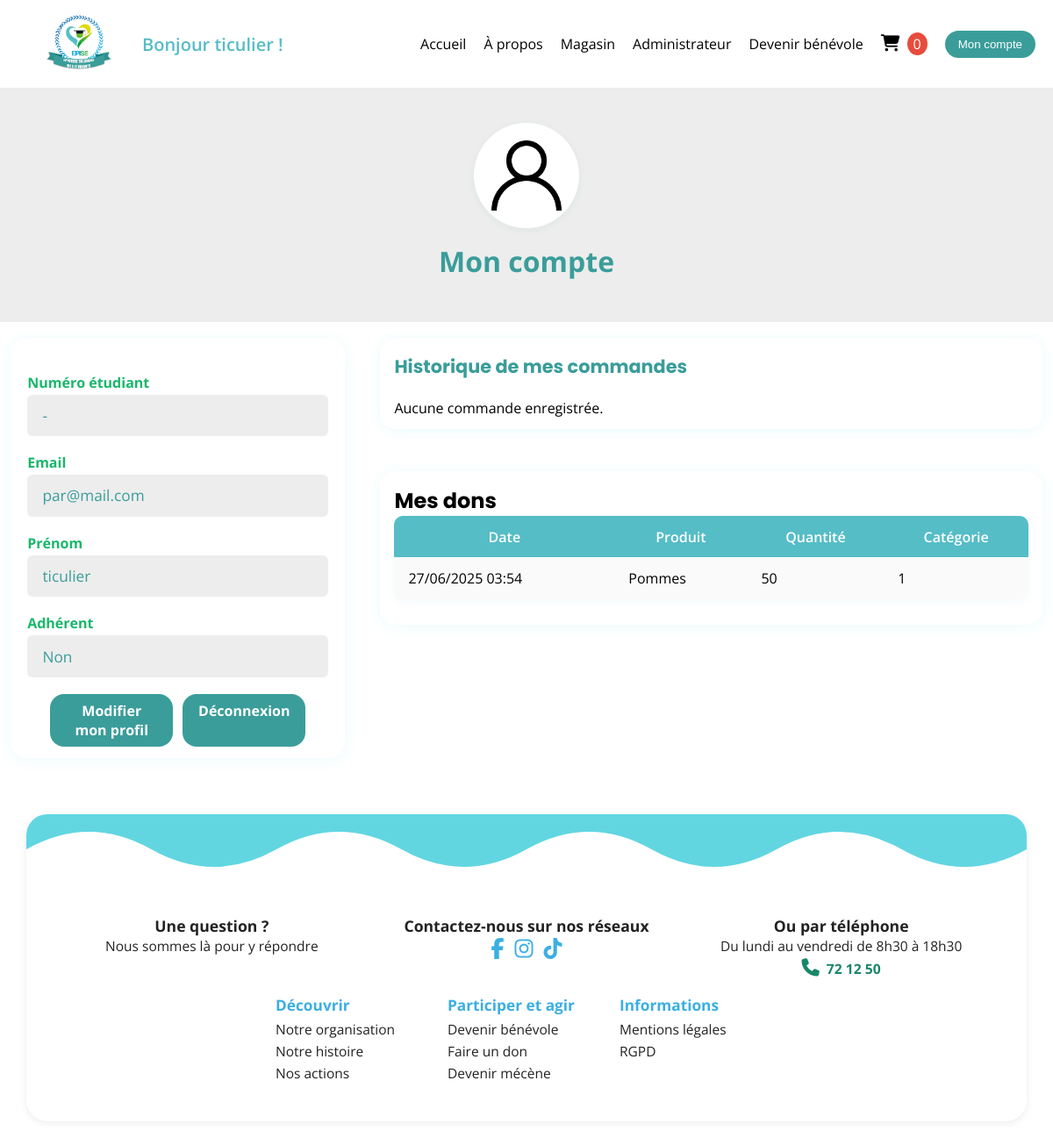
/users/account (signed in), run on the app's committed database.
### tables this page shows
CREATE TABLE IF NOT EXISTS `dons` (
  `id` int NOT NULL AUTO_INCREMENT,
  `user_id` int NOT NULL,
  `categorie_id` int NOT NULL,
  `produit` varchar(255) NOT NULL,
  `quantite` int NOT NULL,
  `photo` varchar(255) DEFAULT NULL,
  `date_disponible` date NOT NULL,
  `lieu` varchar(255) NOT NULL,
  `date_don` datetime NOT NULL,
  `valide` tinyint(1) DEFAULT '0',
  PRIMARY KEY (`id`),
  KEY `categorie_id` (`categorie_id`),
  KEY `user_id` (`user_id`)
);

### app/Controller.php (called while the page is built, shortened)
<?php
    abstract class Controller {
         public function render(string $fichier, array $data = []){
            extract($data);
            require_once(ROOT.'views/'.explode("\\",strtolower(get_class($this)))[1].'/'.$fichier.'.php');
            require_once(ROOT.'views/layout/default.php');
        }
    }
?>

### controllers/Users.php (called while the page is built, shortened)
<?php
class Users extends \app\Controller {
    public function account($api = false): void {
        $user = $_SESSION['user'];
        $userId = $user['id'];
        $dons = $this->Dons->getByUserId($userId);
        $this->render('account', compact('user', 'reservations', 'dons'));
    }
}
?>

### app/Database.php (called while the page is built, shortened)
<?php
class Database {
    private static ?Database $instance = null;
    static private \mysqli $_connexion;
    private function __construct() {
        self::$_connexion = new \mysqli("localhost", "root", "", "sae401_epise");
        self::$_connexion->set_charset("utf8");
    }
    public static function getInstance(): Database {
        if (self::$instance === null) {
            self::$instance = new Database();
        }
        return self::$instance;
    }
    public static function getConnection(): \mysqli {
        return self::$_connexion;
    }
}

### app/Model.php (called while the page is built, shortened)
<?php
    require_once __DIR__ . '/Database.php';
    abstract class Model {
        public function getConnection(): \mysqli {
            $this->_connexion = Database::getInstance()->getConnection();
            return $this->_connexion;
        }
    }
?>

### models/Dons.php (called while the page is built, shortened)
<?php
class Dons extends \app\Model implements ModelInterface {
    public function getByUserId($userId) {
        $sql = "SELECT * FROM dons WHERE user_id = ? ORDER BY date_don DESC";
        $stmt = $this->getConnection()->prepare($sql);
        $stmt->bind_param("i", $userId);
        $stmt->execute();
        $result = $stmt->get_result();
        return $result->fetch_all(MYSQLI_ASSOC);
    }
}

### views/users/account.php (the view)
<link rel="stylesheet" href="/css/users/account.css">
<div class="account-hero">
    <div class="account-avatar">
        <img src="/images/user.png" alt="Avatar">
    </div>
    <div class="account-title">Mon compte</div>
</div>
<div class="account-main">
    <div class="account-info-block">
        <div class="account-info">
            <label>Numéro étudiant</label>
            <div class="info-value"><?= htmlspecialchars($user['numero_etudiant'] ?? '-') ?></div>
            <label>Email</label>
            <div class="info-value"><?= htmlspecialchars($user['email'] ?? '-') ?></div>
            <label>Prénom</label>
            <div class="info-value"><?= htmlspecialchars($user['prenom'] ?? '-') ?></div>
            <label>Adhérent</label>
            <div class="info-value"><?= !empty($user['adherent']) ? 'Oui' : 'Non' ?></div>
        </div>
        <div class="account-btns-row">
            <a href="/users/edit" class="btn-compte btn-small">Modifier mon profil</a>
            <a href="/users/logout" class="btn-compte btn-small">Déconnexion</a>
        </div>
    </div>
    <div class="account-historiques">
        <div class="account-section account-orders-block" style="width:100%; max-width:1100px; margin:0 auto;">
            <h2>Historique de mes commandes</h2>
            <?php if (!empty($reservations)): ?>
                <table class="account-orders" style="width:100%;">
                    <thead>
                        <tr>
                            <th>Date</th>
                            <th>Produits</th>
                            <th>Statut</th>
                        </tr>
                    </thead>
                    <tbody>
                        <?php foreach ($reservations as $res): ?>
                            <tr>
                                <td><?= htmlspecialchars(date('d/m/Y H:i', strtotime($res['date']))) ?></td>
                                <td>
                                <?= !empty($res['produits']) ? htmlspecialchars($res['produits']) : '<em>Aucun produit</em>' ?>
                                </td>
                                <td><?= htmlspecialchars($res['statut']) ?></td>
                            </tr>
                        <?php endforeach; ?>
                    </tbody>
                </table>
            <?php else: ?>
                <p>Aucune commande enregistrée.</p>
            <?php endif; ?>
        </div>
        <div class="account-section account-dons-block" style="width:100%; max-width:1100px; margin:2em auto 0 auto;">
            <h2>Mes dons</h2>
            <?php if (!empty($dons)): ?>
                <table class="account-dons" style="width:100%;">
                    <thead>
                        <tr>
                            <th>Date</th>
                            <th>Produit</th>
                            <th>Quantité</th>
                            <th>Catégorie</th>
                        </tr>
                    </thead>
                    <tbody>
                        <?php foreach ($dons as $don): ?>
                            <tr>
                                <td><?= htmlspecialchars(date('d/m/Y H:i', strtotime($don['date_don']))) ?></td>
                                <td><?= htmlspecialchars($don['produit']) ?></td>
                                <td><?= htmlspecialchars($don['quantite']) ?></td>
                                <td><?= htmlspecialchars($don['categorie_id']) ?></td>
                            </tr>
                        <?php endforeach; ?>
                    </tbody>
                </table>
            <?php else: ?>
                <p>Aucun don enregistré.</p>
            <?php endif; ?>
        </div>
    </div>
</div>

### css/style.css (style rules this page uses)
* { margin: 0; padding: 0; box-sizing: border-box; }
body { font-family: 'Open Sans', sans-serif; }
h1, h2, h3, .logo { font-family: 'Poppins', sans-serif; }
a { color: inherit; text-decoration: none; }

### css/users/account.css (style rules this page uses)
.account-hero { background: #ededed; padding: 2.5em 0 2em 0; display: flex; flex-direction: column; align-items: center; }
.account-avatar { width: 120px; height: 120px; background: #fff; border-radius: 50%; box-shadow: 0 2px 8px rgba(58,157,154,0.08); display: flex; align-items: center; justify-content: center; margin-bottom: 1em; overflow: hidden; }
.account-avatar img { width: 80px; height: 80px; object-fit: contain; }
.account-title { font-size: 2em; color: #3A9D9A; font-weight: bold; margin-bottom: 0.5em; }
.account-section { width: 100%; max-width: 100%; margin: 0; padding: 1em 1em 0.8em 1em; background: #fff; border-radius: 12px; box-shadow: 0 2px 8px rgba(58,157,154,0.06); }
.account-info label { font-weight: bold; color: #18B76A; display: block; margin-top: 1.2em; margin-bottom: 0.2em; }
.account-info .info-value { background: #ededed; border-radius: 6px; padding: 0.7em 1em; color: #3A9D9A; font-size: 1.08em; text-align: left; }
.btn-compte { display: inline-block; background: #3A9D9A; color: #fff; padding: 0.7em 1.5em; text-decoration: none; font-weight: bold; transition: background 0.3s; border-radius: 20px; }
.account-main { display: flex; gap: 2.5em; justify-content: center; align-items: flex-start; margin: 1.2em auto; max-width: 1400px; width: 98vw; }
.account-info-block { flex: 1; background: #fff; border-radius: 18px; box-shadow: 0 2px 16px rgba(61,214,225,0.10); padding: 1.2em 1.2em 0.8em 1.2em; min-width: 320px; max-width: 400px; }
.account-historiques { flex: 2.2; display: flex; flex-direction: column; gap: 1em; min-width: 0; }
.account-orders-block, .account-dons-block { box-shadow: 0 2px 16px rgba(61,214,225,0.10); border-radius: 18px; background: #fff; }
.account-orders, .account-dons { width: 100%; font-size: 1em; }
.account-orders-block h2 { font-size: 1.3em; color: #3A9D9A; margin-bottom: 1em; text-align: left; }
.account-orders, .account-dons { width: 100%; border-collapse: collapse; margin-bottom: 1em; background: #fafafa; border-radius: 10px; overflow: hidden; font-size: 1em; box-shadow: 0 2px 8px rgba(85,189,198,0.08); }
.account-dons th { background: #55BDC6; color: #fff; font-weight: 600; padding: 0.8em 1em; }
.account-dons td { padding: 0.8em 1em; border-bottom: 1px solid #ece6fa; text-align: left; }
.account-dons tr:last-child td { border-bottom: none; }
.account-info-block .btn-compte { padding: 0.5em 1.1em; font-size: 1em; border-radius: 16px; margin: 0; }
.account-btns-row { display: flex; gap: 0.7em; justify-content: center; margin-top: 1.2em; }
.btn-compte { padding: 0.5em 1.1em; font-size: 1em; border-radius: 16px; margin: 0; min-width: 120px; max-width: 180px; text-align: center; }
.btn-small { min-width: 100px; max-width: 140px; font-size: 0.97em; padding: 0.5em 0.7em; }

### data on the page
dons: date_don "27/06/2025 03:54", produit "Pommes", quantite "50", categorie "1"

### other printed values
$_SESSION['user']['prenom'] "ticulier"
$user['numero_etudiant'] "-"
$user['email'] "par@mail.com"
$user['prenom'] "ticulier"
